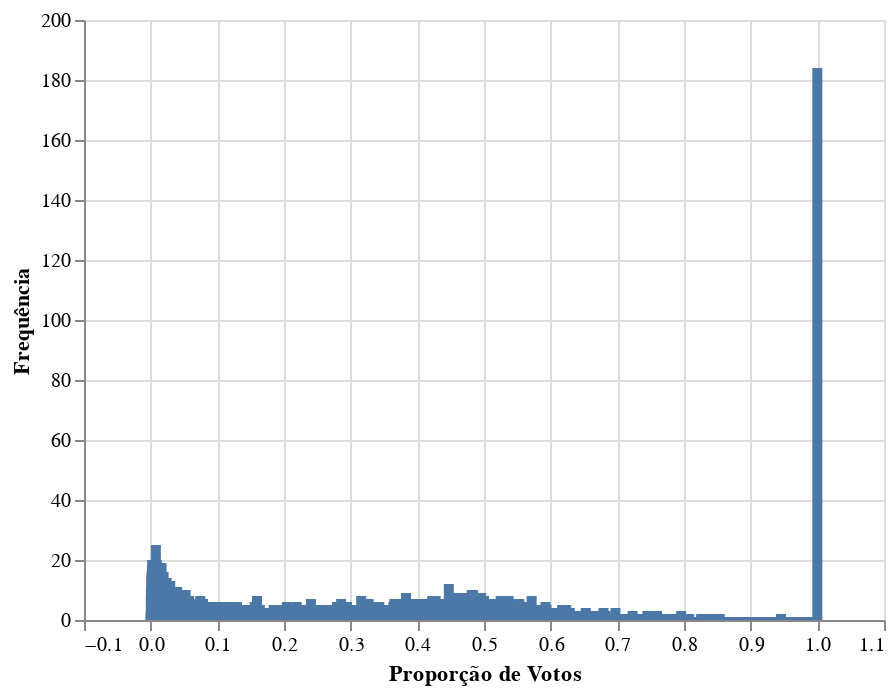

The code cell stored with this chart in its notebook:
### Markdown cell above
2. Um histograma de uma variável contínua de alguma das bases.

### Code cell
data_prop_votes = res[['uf', 'partido', 'prop_votes']]

alt.data_transformers.disable_max_rows()

alt.Chart(data_prop_votes).mark_bar().encode(
        alt.X('prop_votes',
          title = 'Proporção de Votos'),
        alt.Y('count()',
          title = 'Frequência'))

### Figure 1 — Vega-Lite specification as saved in the notebook (floating-point values rounded to 4 significant figures; data arrays with more than 128 entries replaced by an {"elided": "..."} marker saying what was removed)
{"config": {"view": {"continuousWidth": 400, "continuousHeight": 300}}, "data": {"name": "data-7f392c45a79d2bc96c04445bf24fe83b"}, "mark": "bar", "encoding": {"x": {"type": "quantitative", "field": "prop_votes", "title": "Proporção de Votos"}, "y": {"type": "quantitative", "aggregate": "count", "title": "Frequência"}}, "$schema": "https://vega.github.io/schema/vega-lite/v4.8.1.json", "datasets": {"data-7f392c45a79d2bc96c04445bf24fe83b": {"elided": "18127 records"}}}
